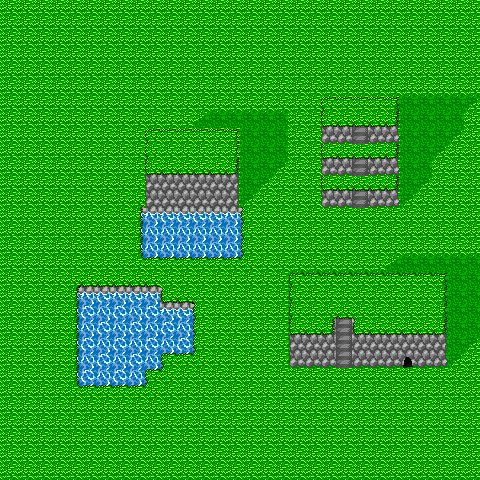

A 2D game scene composited from a Tiled map and its tileset images. What follows is a short description and the map's XML, with each tile layer's data collapsed to a summary:
An orthogonal 30x30 tile map with 16x16 px tiles, 3 tile layers (2, 3, Walking), 1 hidden layer not drawn and 39 objects.

<map version="1.0" orientation="orthogonal" renderorder="right-down" width="30" height="30" tilewidth="16" tileheight="16">
 <tileset firstgid="1" name="tileset_01" tilewidth="16" tileheight="16">
  <image source="tileset_01.png" width="128" height="128" />
  <tile id="1">
   <objectgroup draworder="index">
    <object x="0" y="0" width="16" height="16" />
   </objectgroup>
  </tile>
  <tile id="3">
   <objectgroup draworder="index">
    <object x="0" y="16">
     <polyline points="0,0 0,-16 16,-16" />
    </object>
   </objectgroup>
  </tile>
  <tile id="4">
   <objectgroup draworder="index">
    <object x="0" y="0">
     <polyline points="0,0 16,0" />
    </object>
   </objectgroup>
  </tile>
  <tile id="5">
   <objectgroup draworder="index">
    <object x="0" y="0">
     <polyline points="0,0 16,0 16,16" />
    </object>
   </objectgroup>
  </tile>
  <tile id="6">
   <objectgroup draworder="index">
    <object x="16" y="0">
     <polyline points="0,0 0,16 -16,16" />
    </object>
   </objectgroup>
  </tile>
  <tile id="7">
   <objectgroup draworder="index">
    <object x="0" y="0" width="16" height="16" />
   </objectgroup>
  </tile>
  <tile id="8">
   <objectgroup draworder="index">
    <object x="0" y="0" width="16" height="16" />
   </objectgroup>
  </tile>
  <tile id="9">
   <objectgroup draworder="index">
    <object x="0" y="0" width="16" height="16" />
   </objectgroup>
  </tile>
  <tile id="11">
   <objectgroup draworder="index">
    <object x="0" y="16">
     <polyline points="0,0 0,-16" />
    </object>
   </objectgroup>
  </tile>
  <tile id="12">
   <objectgroup draworder="index">
    <object x="16" y="16">
     <polyline points="0,0 -16,0" />
    </object>
   </objectgroup>
  </tile>
  <tile id="13">
   <objectgroup draworder="index">
    <object x="16" y="0">
     <polyline points="0,0 0,16" />
    </object>
   </objectgroup>
  </tile>
  <tile id="14">
   <objectgroup draworder="index">
    <object x="16" y="16">
     <polyline points="0,0 -16,0 -16,-16" />
    </object>
   </objectgroup>
  </tile>
  <tile id="15">
   <objectgroup draworder="index">
    <object x="0" y="0" width="16" height="16" />
   </objectgroup>
  </tile>
  <tile id="16">
   <objectgroup draworder="index">
    <object x="0" y="0" width="16" height="16" />
   </objectgroup>
  </tile>
  <tile id="17">
   <objectgroup draworder="index">
    <object x="0" y="0" width="16" height="16" />
   </objectgroup>
  </tile>
  <tile id="21">
   <objectgroup draworder="index">
    <object x="0" y="0" width="16" height="16" />
   </objectgroup>
  </tile>
  <tile id="22">
   <objectgroup draworder="index">
    <object x="0" y="0" width="16" height="16" />
   </objectgroup>
  </tile>
  <tile id="23">
   <objectgroup draworder="index">
    <object x="0" y="0" width="16" height="16" />
   </objectgroup>
  </tile>
  <tile id="28">
   <objectgroup draworder="index">
    <object x="16" y="0">
     <polyline points="0,0 0,16" />
    </object>
    <object x="0" y="0">
     <polyline points="0,0 0,16" />
    </object>
   </objectgroup>
  </tile>
 </tileset>
 <layer name="1" width="30" height="30" visible="0">
  <data>[900 cells, 0 non-empty, 0 distinct tile ids]</data>
 </layer>
 <layer name="2" width="30" height="30">
  <data>[900 cells, 37 non-empty, 2 distinct tile ids]</data>
 </layer>
 <layer name="3" width="30" height="30">
  <data>[900 cells, 119 non-empty, 10 distinct tile ids]</data>
 </layer>
 <layer name="Walking" width="30" height="30">
  <data>[900 cells, 900 non-empty, 28 distinct tile ids]</data>
 </layer>
 <objectgroup name="Collision">
  <object x="336" y="323">
   <polyline points="0,0 0,16" />
  </object>
  <object x="352" y="323">
   <polyline points="0,0 0,16" />
  </object>
  <object x="288" y="336">
   <polyline points="0,32 0,-64 160,-64 160,32" />
  </object>
  <object x="80" y="285" width="80" height="83" />
  <object x="160" y="301" width="32" height="51" />
  <object x="80" y="368" width="64" height="16" />
  <object x="288" y="333" width="48" height="35" />
  <object x="352" y="333" width="96" height="19" />
  <object x="416" y="352" width="32" height="16" />
  <object x="352" y="352" width="48" height="16" />
  <object x="144" y="176" width="96" height="80" />
  <object x="144" y="176">
   <polyline points="0,0 0,-48 96,-48 96,0" />
  </object>
  <object x="320" y="125" width="32" height="19" />
  <object x="368" y="125" width="32" height="19" />
  <object x="368" y="157" width="32" height="19" />
  <object x="320" y="157" width="32" height="19" />
  <object x="320" y="189" width="32" height="19" />
  <object x="368" y="189" width="32" height="19" />
  <object x="400" y="208">
   <polyline points="0,0 0,-112 -80,-112 -80,0" />
  </object>
 </objectgroup>
</map>
